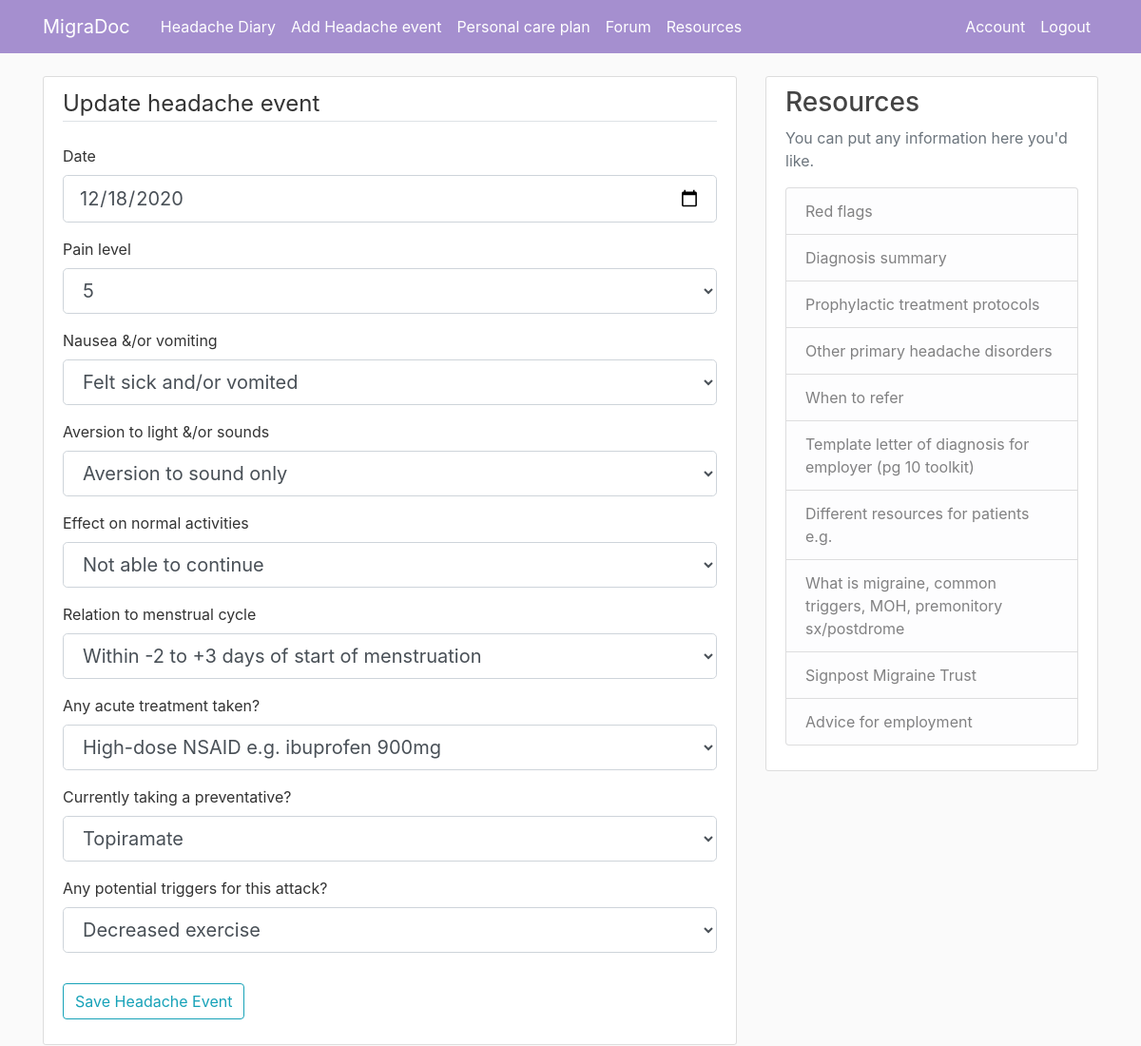
The app's page /event/2/update (signed in) with its own data.
### md_app/models.py (models this page shows, shortened)
class HeadacheEvent(db.Model):
    id = db.Column(db.Integer, primary_key=True)
    date = db.Column(db.DateTime, nullable=False, default=date.today)
    pain = db.Column(db.Integer, nullable=False)
    nv = db.Column(db.String, nullable=False)
    phonophoto = db.Column(db.String, nullable=False)
    adls = db.Column(db.String, nullable=False, default="Able to continue with activities")
    period = db.Column(db.String, nullable=True, default="Not within -2 to +3 days of start of period")
    acutetx = db.Column(db.String, nullable=False)
    prophylactic = db.Column(db.String, nullable=False, default=0)
    prophylacticDose = db.Column(db.Integer, nullable=True)
    triggers = db.Column(db.Integer, nullable=False)
    user_id = db.Column(db.Integer, db.ForeignKey('user.id'), nullable=False)

### md_app/events/routes.py (the view)
@events.route("/event/<int:event_id>/update", methods=['GET', 'POST'])
@login_required
def update_event(event_id):
    event = HeadacheEvent.query.get_or_404(event_id)
    if event.migraineur != current_user:
        abort(403)
    form = EventForm()
    if form.validate_on_submit():
        event.date = form.date.data
        event.pain = form.pain.data
        event.nv = form.nv.data
        event.phonophoto = form.phonophoto.data
        event.adls = form.adls.data
        event.period = form.period.data
        event.acutetx = form.acutetx.data
        event.prophylactic = form.prophylactic.data
        event.triggers = form.triggers.data
        db.session.commit()
        flash('Event has been updated', 'success')
        return redirect(url_for('events.event', event_id=event.id))
    elif request.method == 'GET':
        form.date.data = event.date
        form.pain.data = event.pain
        form.nv.data = event.nv
        form.phonophoto.data = event.phonophoto
        form.adls.data = event.adls
        form.period.data = event.period
        form.acutetx.data = event.acutetx
        form.prophylactic.data = event.prophylactic
        form.triggers.data = event.triggers
    return render_template('create_event.html', title='Update Event', form=form, legend='Update headache event')

### md_app/models.py (called while the page is built)
@login_manager.user_loader
def load_user(user_id):
    return User.query.get(int(user_id))

### md_app/templates/create_event.html (shortened to what this page needs)
{% extends "layout.html" %}
{% block content %}
<div class="content-section">
    <form method="POST" action="">
        <fieldset class="form-group">
            <legend class="border-bottom mb-4">{{ legend }}</legend>
            <div class="form-group">
                {{ form.date.label(class="form-control-label") }}
                {% if form.date.errors %}
                    {{ form.date(class="form-control form-control-lg is-invalid") }}
                    <div class="invalid-feedback">
                        {% for error in form.date.errors %}
                            <span>{{ error }}</span>
                        {% endfor %}
                    </div>
                {% else %}
                    {{ form.date(class="form-control form-control-lg") }}
                {% endif %}
            </div>
            <div class="form-group">
                {{ form.pain.label(class="form-control-label") }}
                {% if form.pain.errors %}
                    {{ form.pain(class="form-control form-control-lg is-invalid") }}
                    <div class="invalid-feedback">
                        {% for error in form.pain.errors %}
                            <span>{{ error }}</span>
                        {% endfor %}
                    </div>
                {% else %}
                    {{ form.pain(class="form-control form-control-lg") }}
                {% endif %}
            </div>
            <div class="form-group">
                {{ form.nv.label(class="form-control-label") }}
                {% if form.nv.errors %}
                    {{ form.nv(class="form-control form-control-lg is-invalid") }}
                    <div class="invalid-feedback">
                        {% for error in form.nv.errors %}
                            <span>{{ error }}</span>
                        {% endfor %}
                    </div>
                {% else %}
                    {{ form.nv(class="form-control form-control-lg") }}
                {% endif %}
            </div>
            <div class="form-group">
                {{ form.phonophoto.label(class="form-control-label") }}
                {% if form.phonophoto.errors %}
                    {{ form.phonophoto(class="form-control form-control-lg is-invalid") }}
                    <div class="invalid-feedback">
                        {% for error in form.phonophoto.errors %}
                            <span>{{ error }}</span>
                        {% endfor %}
                    </div>
                {% else %}
                    {{ form.phonophoto(class="form-control form-control-lg") }}
                {% endif %}
            </div>
            <div class="form-group">
                {{ form.adls.label(class="form-control-label") }}
                {% if form.adls.errors %}
                    {{ form.adls(class="form-control form-control-lg is-invalid") }}
                    <div class="invalid-feedback">
                        {% for error in form.adls.errors %}
                            <span>{{ error }}</span>
                        {% endfor %}
                    </div>
                {% else %}
                    {{ form.adls(class="form-control form-control-lg") }}
                {% endif %}
            </div>
            <div class="form-group">
                {{ form.period.label(class="form-control-label") }}
                {% if form.period.errors %}
                    {{ form.period(class="form-control form-control-lg is-invalid") }}
                    <div class="invalid-feedback">
                        {% for error in form.period.errors %}
                            <span>{{ error }}</span>
                        {% endfor %}
                    </div>
                {% else %}
                    {{ form.period(class="form-control form-control-lg") }}
                {% endif %}
            </div>
            <div class="form-group">
                {{ form.acutetx.label(class="form-control-label") }}
                {% if form.acutetx.errors %}
                    {{ form.acutetx(class="form-control form-control-lg is-invalid") }}
                    <div class="invalid-feedback">
                        {% for error in form.acutetx.errors %}
                            <span>{{ error }}</span>
                        {% endfor %}
                    </div>
                {% else %}
                    {{ form.acutetx(class="form-control form-control-lg") }}
                {% endif %}
            </div>
            <div class="form-group">
                {{ form.prophylactic.label(class="form-control-label") }}
                {% if form.prophylactic.errors %}
                    {{ form.prophylactic(class="form-control form-control-lg is-invalid") }}
                    <div class="invalid-feedback">
                        {% for error in form.prophylactic.errors %}
                            <span>{{ error }}</span>
                        {% endfor %}
                    </div>
                {% else %}
                    {{ form.prophylactic(class="form-control form-control-lg") }}
                {% endif %}
            </div>
            <div class="form-group">
                {{ form.triggers.label(class="form-control-label") }}
                {% if form.triggers.errors %}
                    {{ form.triggers(class="form-control form-control-lg is-invalid") }}
                    <div class="invalid-feedback">
                        {% for error in form.triggers.errors %}
                            <span>{{ error }}</span>
                        {% endfor %}
                    </div>
                {% else %}
                    {{ form.triggers(class="form-control form-control-lg") }}
                {% endif %}
            </div>
        </fieldset>
        <div class="form-group">
            {{ form.submit(class="btn btn-outline-info") }}
        </div>
    </form>
</div>
{% endblock content %}

### md_app/templates/layout.html (style rules this page uses)
body { background: #fafafa; color: #333333; margin-top: 5rem; }
.content-section { background: #ffffff; padding: 10px 20px; border: 1px solid #dddddd; border-radius: 3px; margin-bottom: 20px; }

### records on screen
HeadacheEvent: date "12/18/2020", pain "5", nv "Felt sick and/or vomited", phonophoto "Aversion to sound only", adls "Not able to continue", period "Within -2 to +3 days of start of menstruation", acutetx "High-dose NSAID e.g. ibuprofen 900mg", prophylactic "Topiramate", triggers "Decreased exercise"

### other values on screen
{{ legend }} "Update headache event"
